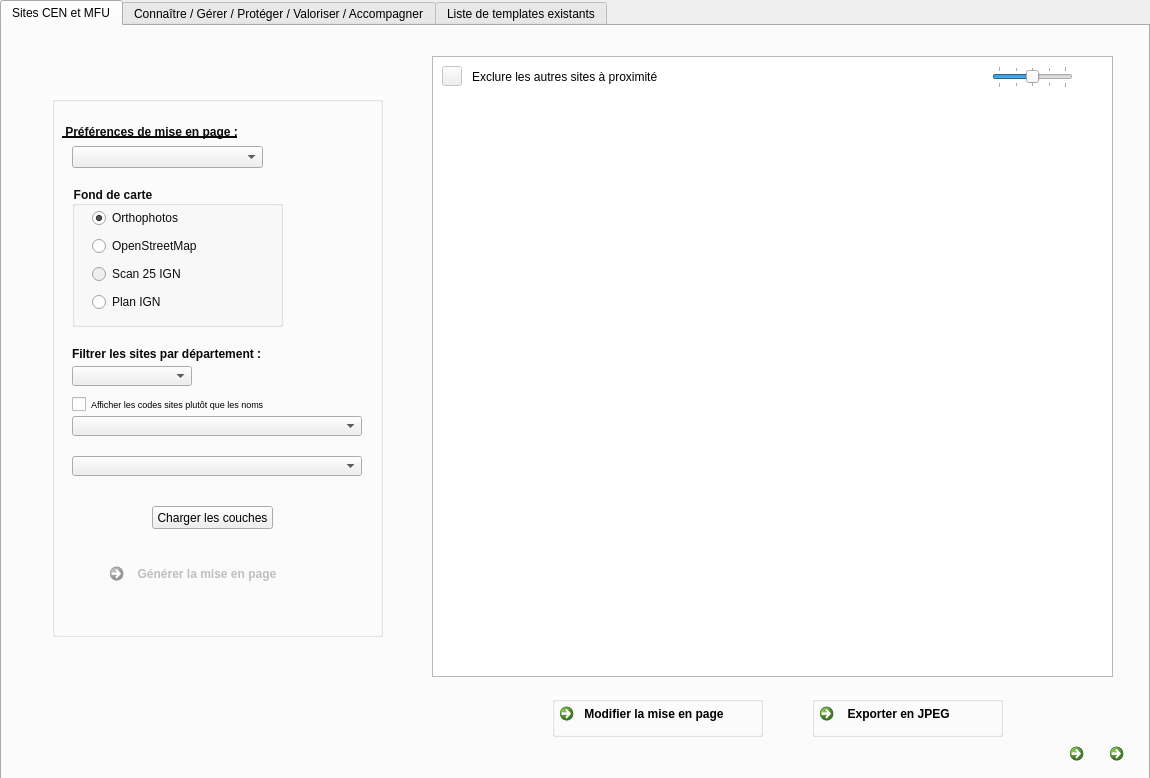
<?xml version="1.0" encoding="UTF-8"?>
<ui version="4.0">
 <class>MapCENDialogBase</class>
 <widget class="QDialog" name="MapCENDialogBase">
  <property name="geometry">
   <rect>
    <x>0</x>
    <y>0</y>
    <width>1150</width>
    <height>778</height>
   </rect>
  </property>
  <property name="windowTitle">
   <string>MapCEN</string>
  </property>
  <widget class="QTabWidget" name="tabWidget">
   <property name="geometry">
    <rect>
     <x>0</x>
     <y>0</y>
     <width>1150</width>
     <height>781</height>
    </rect>
   </property>
   <property name="minimumSize">
    <size>
     <width>1150</width>
     <height>781</height>
    </size>
   </property>
   <property name="maximumSize">
    <size>
     <width>1150</width>
     <height>781</height>
    </size>
   </property>
   <property name="baseSize">
    <size>
     <width>1150</width>
     <height>781</height>
    </size>
   </property>
   <property name="toolTipDuration">
    <number>50</number>
   </property>
   <property name="styleSheet">
    <string notr="true">QWidget#tab{background-image: url(:/plugins/map_cen/background_plugin.PNG)}
QWidget#tab_2{background-image:url(:/plugins/map_cen/background_plugin.PNG)}
QWidget#tab_3{background-image: url(:/plugins/map_cen/background_plugin.PNG)}</string>
   </property>
   <property name="currentIndex">
    <number>0</number>
   </property>
   <widget class="QWidget" name="tab">
    <attribute name="title">
     <string>Sites CEN et MFU</string>
    </attribute>
    <widget class="QGroupBox" name="groupBox_2">
     <property name="geometry">
      <rect>
       <x>50</x>
       <y>70</y>
       <width>331</width>
       <height>541</height>
      </rect>
     </property>
     <property name="font">
      <font>
       <weight>75</weight>
       <bold>true</bold>
      </font>
     </property>
     <property name="toolTipDuration">
      <number>-1</number>
     </property>
     <property name="styleSheet">
      <string notr="true">QGroupBox#groupBox_2{background-color: rgb(255, 255, 255, 170);}</string>
     </property>
     <property name="title">
      <string/>
     </property>
     <widget class="QGroupBox" name="groupBox">
      <property name="geometry">
       <rect>
        <x>20</x>
        <y>90</y>
        <width>211</width>
        <height>141</height>
       </rect>
      </property>
      <property name="font">
       <font>
        <weight>75</weight>
        <bold>true</bold>
       </font>
      </property>
      <property name="styleSheet">
       <string notr="true">color: rgb(13, 13, 13);</string>
      </property>
      <property name="title">
       <string>Fond de carte</string>
      </property>
      <widget class="QWidget" name="verticalLayoutWidget">
       <property name="geometry">
        <rect>
         <x>20</x>
         <y>20</y>
         <width>171</width>
         <height>111</height>
        </rect>
       </property>
       <layout class="QVBoxLayout" name="verticalLayout">
        <item>
         <widget class="QRadioButton" name="radioButton">
          <property name="text">
           <string>Orthophotos</string>
          </property>
          <property name="checked">
           <bool>true</bool>
          </property>
         </widget>
        </item>
        <item>
         <widget class="QRadioButton" name="radioButton_2">
          <property name="enabled">
           <bool>true</bool>
          </property>
          <property name="text">
           <string>OpenStreetMap</string>
          </property>
         </widget>
        </item>
        <item>
         <widget class="QRadioButton" name="radioButton_3">
          <property name="enabled">
           <bool>false</bool>
          </property>
          <property name="toolTip">
           <string>Indisponible pour le moment !</string>
          </property>
          <property name="text">
           <string>Scan 25 IGN</string>
          </property>
          <property name="checkable">
           <bool>true</bool>
          </property>
         </widget>
        </item>
        <item>
         <widget class="QRadioButton" name="radioButton_4">
          <property name="enabled">
           <bool>true</bool>
          </property>
          <property name="text">
           <string>Plan IGN</string>
          </property>
          <property name="checked">
           <bool>false</bool>
          </property>
         </widget>
        </item>
       </layout>
      </widget>
     </widget>
     <widget class="QLabel" name="label">
      <property name="geometry">
       <rect>
        <x>10</x>
        <y>20</y>
        <width>181</width>
        <height>31</height>
       </rect>
      </property>
      <property name="font">
       <font>
        <weight>75</weight>
        <bold>true</bold>
        <underline>true</underline>
       </font>
      </property>
      <property name="styleSheet">
       <string notr="true">color: rgb(11, 11, 11);</string>
      </property>
      <property name="text">
       <string> Préférences de mise en page :</string>
      </property>
     </widget>
     <widget class="QCommandLinkButton" name="commandLinkButton_4">
      <property name="enabled">
       <bool>false</bool>
      </property>
      <property name="geometry">
       <rect>
        <x>50</x>
        <y>460</y>
        <width>221</width>
        <height>51</height>
       </rect>
      </property>
      <property name="text">
       <string>  Générer la mise en page</string>
      </property>
      <property name="icon">
       <iconset resource="resources.qrc">
        <normaloff>:/plugins/map_cen/icons/project.png</normaloff>:/plugins/map_cen/icons/project.png</iconset>
      </property>
      <property name="iconSize">
       <size>
        <width>30</width>
        <height>30</height>
       </size>
      </property>
     </widget>
     <widget class="QgsCheckableComboBox" name="mComboBox">
      <property name="geometry">
       <rect>
        <x>20</x>
        <y>320</y>
        <width>290</width>
        <height>20</height>
       </rect>
      </property>
      <property name="minimumSize">
       <size>
        <width>290</width>
        <height>20</height>
       </size>
      </property>
      <property name="maximumSize">
       <size>
        <width>290</width>
        <height>20</height>
       </size>
      </property>
      <property name="styleSheet">
       <string notr="true"/>
      </property>
      <property name="currentText">
       <string>Sélectionner le ou les site(s) ici</string>
      </property>
      <property name="maxVisibleItems">
       <number>15</number>
      </property>
      <property name="sizeAdjustPolicy">
       <enum>QComboBox::AdjustToContents</enum>
      </property>
      <property name="defaultText">
       <string>Sélectionner le ou les site(s) ici</string>
      </property>
     </widget>
     <widget class="QLabel" name="label_12">
      <property name="geometry">
       <rect>
        <x>20</x>
        <y>250</y>
        <width>201</width>
        <height>16</height>
       </rect>
      </property>
      <property name="font">
       <font>
        <weight>75</weight>
        <bold>true</bold>
       </font>
      </property>
      <property name="styleSheet">
       <string notr="true">color: rgb(8, 8, 8);</string>
      </property>
      <property name="text">
       <string>Filtrer les sites par département :</string>
      </property>
     </widget>
     <widget class="QLabel" name="label_15">
      <property name="geometry">
       <rect>
        <x>20</x>
        <y>300</y>
        <width>295</width>
        <height>16</height>
       </rect>
      </property>
      <property name="font">
       <font>
        <weight>75</weight>
        <bold>true</bold>
       </font>
      </property>
      <property name="styleSheet">
       <string notr="true">color: rgb(8, 8, 8);</string>
      </property>
      <property name="text">
       <string/>
      </property>
     </widget>
     <widget class="QgsCheckableComboBox" name="mComboBox_3">
      <property name="geometry">
       <rect>
        <x>20</x>
        <y>360</y>
        <width>290</width>
        <height>20</height>
       </rect>
      </property>
      <property name="minimumSize">
       <size>
        <width>290</width>
        <height>20</height>
       </size>
      </property>
      <property name="maximumSize">
       <size>
        <width>290</width>
        <height>20</height>
       </size>
      </property>
      <property name="styleSheet">
       <string notr="true"/>
      </property>
      <property name="maxVisibleItems">
       <number>15</number>
      </property>
      <property name="sizeAdjustPolicy">
       <enum>QComboBox::AdjustToContents</enum>
      </property>
      <property name="defaultText">
       <string>Périmètres écologiques :</string>
      </property>
     </widget>
     <widget class="QComboBox" name="comboBox_3">
      <property name="geometry">
       <rect>
        <x>20</x>
        <y>50</y>
        <width>191</width>
        <height>22</height>
       </rect>
      </property>
      <property name="currentText">
       <string/>
      </property>
      <property name="currentIndex">
       <number>-1</number>
      </property>
      <item>
       <property name="text">
        <string>Choix du type de carte :</string>
       </property>
      </item>
     </widget>
     <widget class="QPushButton" name="pushButton">
      <property name="geometry">
       <rect>
        <x>100</x>
        <y>410</y>
        <width>121</width>
        <height>23</height>
       </rect>
      </property>
      <property name="text">
       <string>Charger les couches</string>
      </property>
     </widget>
     <widget class="QCheckBox" name="checkBox">
      <property name="geometry">
       <rect>
        <x>20</x>
        <y>300</y>
        <width>281</width>
        <height>17</height>
       </rect>
      </property>
      <property name="font">
       <font>
        <pointsize>7</pointsize>
       </font>
      </property>
      <property name="text">
       <string>Afficher les codes sites plutôt que les noms</string>
      </property>
     </widget>
     <widget class="QgsCheckableComboBox" name="mComboBox_4">
      <property name="geometry">
       <rect>
        <x>20</x>
        <y>270</y>
        <width>120</width>
        <height>20</height>
       </rect>
      </property>
      <property name="minimumSize">
       <size>
        <width>120</width>
        <height>20</height>
       </size>
      </property>
      <property name="maximumSize">
       <size>
        <width>120</width>
        <height>20</height>
       </size>
      </property>
      <property name="styleSheet">
       <string notr="true"/>
      </property>
      <property name="currentText">
       <string/>
      </property>
      <property name="currentIndex">
       <number>-1</number>
      </property>
      <property name="maxVisibleItems">
       <number>15</number>
      </property>
      <property name="sizeAdjustPolicy">
       <enum>QComboBox::AdjustToContents</enum>
      </property>
      <property name="defaultText">
       <string/>
      </property>
     </widget>
    </widget>
    <widget class="QGroupBox" name="groupBox_3">
     <property name="geometry">
      <rect>
       <x>550</x>
       <y>670</y>
       <width>211</width>
       <height>41</height>
      </rect>
     </property>
     <property name="styleSheet">
      <string notr="true">QGroupBox#groupBox_3{background-color: rgb(255, 255, 255, 170);}</string>
     </property>
     <property name="title">
      <string/>
     </property>
     <widget class="QCommandLinkButton" name="commandLinkButton_5">
      <property name="geometry">
       <rect>
        <x>0</x>
        <y>0</y>
        <width>211</width>
        <height>41</height>
       </rect>
      </property>
      <property name="styleSheet">
       <string notr="true">QCommandLinkButton#commandLinkButton_3{background-color: rgb(255, 255, 255, 170);}</string>
      </property>
      <property name="text">
       <string> Modifier la mise en page</string>
      </property>
      <property name="icon">
       <iconset resource="resources.qrc">
        <normaloff>:/plugins/map_cen/icons/edit.png</normaloff>:/plugins/map_cen/icons/edit.png</iconset>
      </property>
      <property name="iconSize">
       <size>
        <width>30</width>
        <height>20</height>
       </size>
      </property>
     </widget>
    </widget>
    <widget class="QGroupBox" name="groupBox_5">
     <property name="geometry">
      <rect>
       <x>810</x>
       <y>670</y>
       <width>191</width>
       <height>41</height>
      </rect>
     </property>
     <property name="styleSheet">
      <string notr="true">QGroupBox#groupBox_5{background-color: rgb(255, 255, 255, 170);}</string>
     </property>
     <property name="title">
      <string/>
     </property>
     <widget class="QCommandLinkButton" name="commandLinkButton_6">
      <property name="geometry">
       <rect>
        <x>0</x>
        <y>0</y>
        <width>191</width>
        <height>41</height>
       </rect>
      </property>
      <property name="text">
       <string>  Exporter en JPEG</string>
      </property>
      <property name="icon">
       <iconset resource="resources.qrc">
        <normaloff>:/plugins/map_cen/icons/jpg.png</normaloff>:/plugins/map_cen/icons/jpg.png</iconset>
      </property>
     </widget>
    </widget>
    <widget class="QGraphicsView" name="graphicsView">
     <property name="geometry">
      <rect>
       <x>430</x>
       <y>30</y>
       <width>681</width>
       <height>621</height>
      </rect>
     </property>
    </widget>
    <widget class="QLabel" name="label_2">
     <property name="geometry">
      <rect>
       <x>110</x>
       <y>640</y>
       <width>211</width>
       <height>71</height>
      </rect>
     </property>
     <property name="text">
      <string/>
     </property>
     <property name="pixmap">
      <pixmap resource="resources.qrc">:/plugins/map_cen/icons/logo.jpg</pixmap>
     </property>
     <property name="scaledContents">
      <bool>true</bool>
     </property>
    </widget>
    <widget class="QSlider" name="horizontalSlider">
     <property name="geometry">
      <rect>
       <x>990</x>
       <y>40</y>
       <width>81</width>
       <height>22</height>
      </rect>
     </property>
     <property name="minimum">
      <number>-2</number>
     </property>
     <property name="maximum">
      <number>2</number>
     </property>
     <property name="singleStep">
      <number>6</number>
     </property>
     <property name="value">
      <number>0</number>
     </property>
     <property name="orientation">
      <enum>Qt::Horizontal</enum>
     </property>
     <property name="tickPosition">
      <enum>QSlider::TicksBothSides</enum>
     </property>
     <property name="tickInterval">
      <number>1</number>
     </property>
    </widget>
    <widget class="QLabel" name="label_9">
     <property name="geometry">
      <rect>
       <x>960</x>
       <y>40</y>
       <width>21</width>
       <height>21</height>
      </rect>
     </property>
     <property name="text">
      <string/>
     </property>
     <property name="pixmap">
      <pixmap resource="resources.qrc">:/plugins/map_cen/icons/zoom_out.png</pixmap>
     </property>
     <property name="scaledContents">
      <bool>true</bool>
     </property>
    </widget>
    <widget class="QLabel" name="label_10">
     <property name="geometry">
      <rect>
       <x>1080</x>
       <y>40</y>
       <width>21</width>
       <height>21</height>
      </rect>
     </property>
     <property name="text">
      <string/>
     </property>
     <property name="pixmap">
      <pixmap resource="resources.qrc">:/plugins/map_cen/icons/zoom.png</pixmap>
     </property>
     <property name="scaledContents">
      <bool>true</bool>
     </property>
    </widget>
    <widget class="QCommandLinkButton" name="commandLinkButton_3">
     <property name="geometry">
      <rect>
       <x>1100</x>
       <y>710</y>
       <width>41</width>
       <height>41</height>
      </rect>
     </property>
     <property name="font">
      <font>
       <family>Segoe UI</family>
       <pointsize>9</pointsize>
      </font>
     </property>
     <property name="text">
      <string/>
     </property>
     <property name="icon">
      <iconset resource="resources.qrc">
       <normaloff>:/plugins/map_cen/icons/parametres.png</normaloff>:/plugins/map_cen/icons/parametres.png</iconset>
     </property>
     <property name="iconSize">
      <size>
       <width>30</width>
       <height>30</height>
      </size>
     </property>
    </widget>
    <widget class="QCommandLinkButton" name="commandLinkButton_7">
     <property name="geometry">
      <rect>
       <x>1060</x>
       <y>710</y>
       <width>41</width>
       <height>41</height>
      </rect>
     </property>
     <property name="font">
      <font>
       <family>Segoe UI</family>
       <pointsize>9</pointsize>
       <kerning>true</kerning>
      </font>
     </property>
     <property name="focusPolicy">
      <enum>Qt::StrongFocus</enum>
     </property>
     <property name="text">
      <string/>
     </property>
     <property name="icon">
      <iconset resource="resources.qrc">
       <normaloff>:/plugins/map_cen/icons/info.png</normaloff>:/plugins/map_cen/icons/info.png</iconset>
     </property>
     <property name="iconSize">
      <size>
       <width>25</width>
       <height>25</height>
      </size>
     </property>
    </widget>
    <widget class="QPushButton" name="pushButton_2">
     <property name="enabled">
      <bool>false</bool>
     </property>
     <property name="geometry">
      <rect>
       <x>440</x>
       <y>40</y>
       <width>20</width>
       <height>20</height>
      </rect>
     </property>
     <property name="text">
      <string/>
     </property>
     <property name="icon">
      <iconset resource="resources.qrc">
       <normaloff>:/plugins/map_cen/icons/refresh.png</normaloff>:/plugins/map_cen/icons/refresh.png</iconset>
     </property>
     <property name="iconSize">
      <size>
       <width>25</width>
       <height>25</height>
      </size>
     </property>
    </widget>
    <widget class="QLabel" name="label_17">
     <property name="geometry">
      <rect>
       <x>470</x>
       <y>40</y>
       <width>221</width>
       <height>21</height>
      </rect>
     </property>
     <property name="text">
      <string>Exclure les autres sites à proximité</string>
     </property>
    </widget>
    <zorder>graphicsView</zorder>
    <zorder>groupBox_5</zorder>
    <zorder>groupBox_2</zorder>
    <zorder>groupBox_3</zorder>
    <zorder>label_2</zorder>
    <zorder>horizontalSlider</zorder>
    <zorder>label_9</zorder>
    <zorder>label_10</zorder>
    <zorder>commandLinkButton_3</zorder>
    <zorder>commandLinkButton_7</zorder>
    <zorder>pushButton_2</zorder>
    <zorder>label_17</zorder>
   </widget>
   <widget class="QWidget" name="tab_2">
    <attribute name="title">
     <string>Connaître / Gérer / Protéger / Valoriser / Accompagner</string>
    </attribute>
    <widget class="QLabel" name="label_13">
     <property name="geometry">
      <rect>
       <x>400</x>
       <y>490</y>
       <width>361</width>
       <height>41</height>
      </rect>
     </property>
     <property name="text">
      <string/>
     </property>
     <property name="pixmap">
      <pixmap resource="resources.qrc">:/plugins/map_cen/icons/onglet.png</pixmap>
     </property>
     <property name="scaledContents">
      <bool>true</bool>
     </property>
    </widget>
    <widget class="QLabel" name="label_11">
     <property name="geometry">
      <rect>
       <x>310</x>
       <y>130</y>
       <width>531</width>
       <height>411</height>
      </rect>
     </property>
     <property name="text">
      <string/>
     </property>
     <property name="pixmap">
      <pixmap resource="resources.qrc">:/plugins/map_cen/icons/underconstruction.gif</pixmap>
     </property>
     <property name="scaledContents">
      <bool>true</bool>
     </property>
    </widget>
    <zorder>label_11</zorder>
    <zorder>label_13</zorder>
   </widget>
   <widget class="QWidget" name="tab_3">
    <attribute name="title">
     <string>Liste de templates existants</string>
    </attribute>
    <widget class="QGroupBox" name="groupBox_6">
     <property name="geometry">
      <rect>
       <x>680</x>
       <y>350</y>
       <width>141</width>
       <height>41</height>
      </rect>
     </property>
     <property name="styleSheet">
      <string notr="true">QGroupBox#groupBox_6{background-color: rgb(255, 255, 255, 170);}</string>
     </property>
     <property name="title">
      <string/>
     </property>
     <widget class="QCommandLinkButton" name="commandLinkButton">
      <property name="geometry">
       <rect>
        <x>0</x>
        <y>0</y>
        <width>141</width>
        <height>41</height>
       </rect>
      </property>
      <property name="font">
       <font>
        <family>Segoe UI</family>
        <pointsize>10</pointsize>
       </font>
      </property>
      <property name="styleSheet">
       <string notr="true">background-color: qconicalgradient(cx:0, cy:0, angle:135, stop:0 rgba(255, 255, 0, 69), stop:0.375 rgba(255, 255, 0, 69), stop:0.423533 rgba(251, 255, 0, 145), stop:0.45 rgba(247, 255, 0, 208), stop:0.477581 rgba(255, 244, 71, 130), stop:0.518717 rgba(255, 218, 71, 130), stop:0.55 rgba(255, 255, 0, 255), stop:0.57754 rgba(255, 203, 0, 130), stop:0.625 rgba(255, 255, 0, 69), stop:1 rgba(255, 255, 0, 69));</string>
      </property>
      <property name="text">
       <string> Mise en page</string>
      </property>
     </widget>
    </widget>
    <widget class="QGroupBox" name="groupBox_7">
     <property name="geometry">
      <rect>
       <x>20</x>
       <y>70</y>
       <width>391</width>
       <height>611</height>
      </rect>
     </property>
     <property name="font">
      <font>
       <weight>75</weight>
       <bold>true</bold>
      </font>
     </property>
     <property name="styleSheet">
      <string notr="true">QGroupBox#groupBox_7{background-color: rgb(255, 255, 255, 170);}</string>
     </property>
     <property name="title">
      <string/>
     </property>
     <widget class="QLabel" name="label_4">
      <property name="geometry">
       <rect>
        <x>30</x>
        <y>20</y>
        <width>311</width>
        <height>41</height>
       </rect>
      </property>
      <property name="font">
       <font>
        <weight>75</weight>
        <bold>true</bold>
        <underline>true</underline>
       </font>
      </property>
      <property name="styleSheet">
       <string notr="true">color: rgb(11, 11, 11);</string>
      </property>
      <property name="text">
       <string>Sélectionner un template de mise en page :</string>
      </property>
     </widget>
     <widget class="QComboBox" name="comboBox">
      <property name="geometry">
       <rect>
        <x>30</x>
        <y>60</y>
        <width>331</width>
        <height>22</height>
       </rect>
      </property>
      <property name="editable">
       <bool>false</bool>
      </property>
      <property name="currentText">
       <string notr="true"/>
      </property>
      <property name="insertPolicy">
       <enum>QComboBox::InsertAlphabetically</enum>
      </property>
      <item>
       <property name="text">
        <string/>
       </property>
      </item>
     </widget>
     <widget class="QLineEdit" name="lineEdit_2">
      <property name="enabled">
       <bool>true</bool>
      </property>
      <property name="geometry">
       <rect>
        <x>90</x>
        <y>210</y>
        <width>211</width>
        <height>21</height>
       </rect>
      </property>
      <property name="text">
       <string>Titre à renseigner ici</string>
      </property>
      <property name="alignment">
       <set>Qt::AlignCenter</set>
      </property>
      <property name="readOnly">
       <bool>false</bool>
      </property>
      <property name="clearButtonEnabled">
       <bool>true</bool>
      </property>
     </widget>
     <widget class="QLabel" name="label_6">
      <property name="geometry">
       <rect>
        <x>30</x>
        <y>170</y>
        <width>311</width>
        <height>41</height>
       </rect>
      </property>
      <property name="font">
       <font>
        <weight>50</weight>
        <bold>false</bold>
        <underline>true</underline>
       </font>
      </property>
      <property name="styleSheet">
       <string notr="true">color: rgb(11, 11, 11);</string>
      </property>
      <property name="text">
       <string>Titre de la carte :</string>
      </property>
     </widget>
     <widget class="QLineEdit" name="lineEdit_3">
      <property name="enabled">
       <bool>true</bool>
      </property>
      <property name="geometry">
       <rect>
        <x>90</x>
        <y>300</y>
        <width>211</width>
        <height>21</height>
       </rect>
      </property>
      <property name="text">
       <string>Sous-titre à renseigner ici</string>
      </property>
      <property name="alignment">
       <set>Qt::AlignCenter</set>
      </property>
      <property name="readOnly">
       <bool>false</bool>
      </property>
      <property name="clearButtonEnabled">
       <bool>true</bool>
      </property>
     </widget>
     <widget class="QLabel" name="label_7">
      <property name="geometry">
       <rect>
        <x>30</x>
        <y>260</y>
        <width>311</width>
        <height>41</height>
       </rect>
      </property>
      <property name="font">
       <font>
        <weight>50</weight>
        <bold>false</bold>
        <underline>true</underline>
       </font>
      </property>
      <property name="styleSheet">
       <string notr="true">color: rgb(11, 11, 11);</string>
      </property>
      <property name="text">
       <string>Sous-titre de la carte :</string>
      </property>
     </widget>
     <widget class="QLabel" name="label_8">
      <property name="geometry">
       <rect>
        <x>30</x>
        <y>350</y>
        <width>311</width>
        <height>41</height>
       </rect>
      </property>
      <property name="font">
       <font>
        <weight>50</weight>
        <bold>false</bold>
        <underline>true</underline>
       </font>
      </property>
      <property name="styleSheet">
       <string notr="true">color: rgb(11, 11, 11);</string>
      </property>
      <property name="text">
       <string>Source des données :</string>
      </property>
     </widget>
     <widget class="QLineEdit" name="lineEdit_4">
      <property name="enabled">
       <bool>true</bool>
      </property>
      <property name="geometry">
       <rect>
        <x>90</x>
        <y>390</y>
        <width>211</width>
        <height>21</height>
       </rect>
      </property>
      <property name="text">
       <string>à renseigner ici</string>
      </property>
      <property name="alignment">
       <set>Qt::AlignCenter</set>
      </property>
      <property name="readOnly">
       <bool>false</bool>
      </property>
      <property name="clearButtonEnabled">
       <bool>true</bool>
      </property>
     </widget>
     <widget class="QgsCheckableComboBox" name="mComboBox_2">
      <property name="geometry">
       <rect>
        <x>40</x>
        <y>480</y>
        <width>310</width>
        <height>20</height>
       </rect>
      </property>
      <property name="minimumSize">
       <size>
        <width>310</width>
        <height>20</height>
       </size>
      </property>
      <property name="maximumSize">
       <size>
        <width>310</width>
        <height>20</height>
       </size>
      </property>
      <property name="styleSheet">
       <string notr="true"/>
      </property>
      <property name="currentText">
       <string/>
      </property>
      <property name="maxVisibleItems">
       <number>15</number>
      </property>
      <property name="sizeAdjustPolicy">
       <enum>QComboBox::AdjustToContents</enum>
      </property>
      <property name="defaultText">
       <string/>
      </property>
     </widget>
     <widget class="QLabel" name="label_14">
      <property name="geometry">
       <rect>
        <x>30</x>
        <y>440</y>
        <width>311</width>
        <height>41</height>
       </rect>
      </property>
      <property name="font">
       <font>
        <weight>50</weight>
        <bold>false</bold>
        <underline>true</underline>
       </font>
      </property>
      <property name="styleSheet">
       <string notr="true">color: rgb(11, 11, 11);</string>
      </property>
      <property name="text">
       <string>Eléments à intégrer à la légende :</string>
      </property>
     </widget>
     <widget class="QWidget" name="horizontalLayoutWidget">
      <property name="geometry">
       <rect>
        <x>40</x>
        <y>90</y>
        <width>261</width>
        <height>31</height>
       </rect>
      </property>
      <layout class="QHBoxLayout" name="horizontalLayout">
       <item>
        <widget class="QLabel" name="label_3">
         <property name="font">
          <font>
           <pointsize>7</pointsize>
           <weight>75</weight>
           <bold>true</bold>
           <underline>false</underline>
          </font>
         </property>
         <property name="text">
          <string>Format :</string>
         </property>
        </widget>
       </item>
       <item>
        <widget class="QRadioButton" name="radioButton_6">
         <property name="font">
          <font>
           <pointsize>7</pointsize>
          </font>
         </property>
         <property name="text">
          <string>A4</string>
         </property>
         <property name="iconSize">
          <size>
           <width>16</width>
           <height>16</height>
          </size>
         </property>
        </widget>
       </item>
       <item>
        <widget class="QRadioButton" name="radioButton_5">
         <property name="font">
          <font>
           <pointsize>7</pointsize>
          </font>
         </property>
         <property name="text">
          <string>A3</string>
         </property>
        </widget>
       </item>
      </layout>
     </widget>
     <widget class="QWidget" name="horizontalLayoutWidget_2">
      <property name="geometry">
       <rect>
        <x>40</x>
        <y>120</y>
        <width>261</width>
        <height>31</height>
       </rect>
      </property>
      <layout class="QHBoxLayout" name="horizontalLayout_2">
       <item>
        <widget class="QLabel" name="label_16">
         <property name="font">
          <font>
           <pointsize>7</pointsize>
           <weight>75</weight>
           <bold>true</bold>
           <underline>false</underline>
          </font>
         </property>
         <property name="text">
          <string>Orientation :</string>
         </property>
        </widget>
       </item>
       <item>
        <widget class="QRadioButton" name="radioButton_7">
         <property name="font">
          <font>
           <pointsize>7</pointsize>
          </font>
         </property>
         <property name="text">
          <string>Portrait</string>
         </property>
         <property name="iconSize">
          <size>
           <width>16</width>
           <height>16</height>
          </size>
         </property>
        </widget>
       </item>
       <item>
        <widget class="QRadioButton" name="radioButton_8">
         <property name="font">
          <font>
           <pointsize>7</pointsize>
          </font>
         </property>
         <property name="text">
          <string>Paysage</string>
         </property>
        </widget>
       </item>
      </layout>
     </widget>
    </widget>
    <widget class="QLabel" name="label_5">
     <property name="geometry">
      <rect>
       <x>920</x>
       <y>10</y>
       <width>211</width>
       <height>71</height>
      </rect>
     </property>
     <property name="text">
      <string/>
     </property>
     <property name="pixmap">
      <pixmap>:/plugins/map_cen/logo.jpg</pixmap>
     </property>
     <property name="scaledContents">
      <bool>true</bool>
     </property>
    </widget>
   </widget>
  </widget>
 </widget>
 <customwidgets>
  <customwidget>
   <class>QgsCheckableComboBox</class>
   <extends>QComboBox</extends>
   <header>qgscheckablecombobox.h</header>
  </customwidget>
 </customwidgets>
 <resources>
 </resources>
 <connections/>
</ui>
